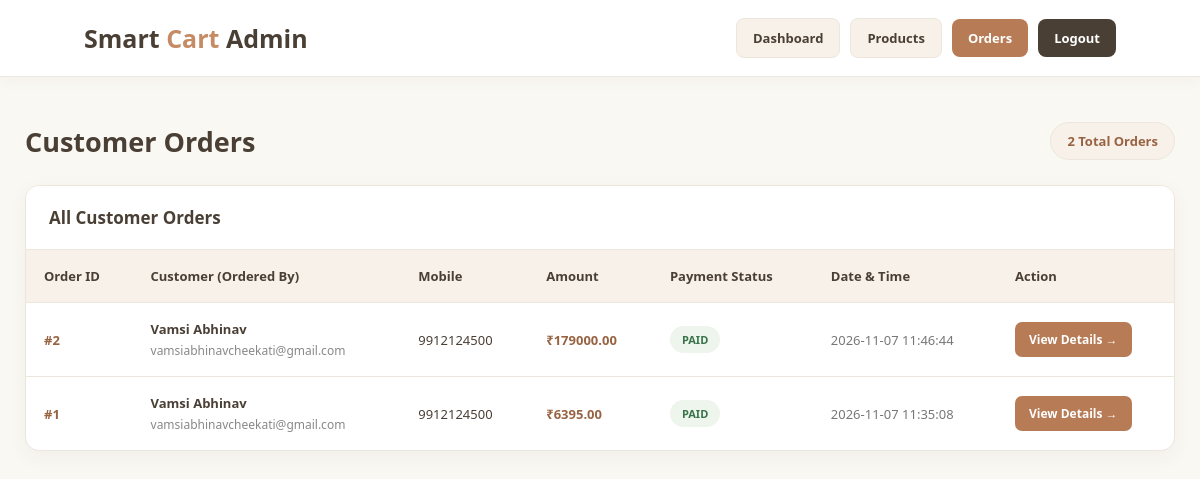
/admin/orders (signed in), run on the app's committed database.
### tables this page shows
CREATE TABLE orders (
    order_id INTEGER PRIMARY KEY AUTOINCREMENT,
    user_id INTEGER NOT NULL,
    razorpay_order_id TEXT,
    razorpay_payment_id TEXT,
    amount REAL NOT NULL,
    payment_status TEXT NOT NULL,
    full_name TEXT NOT NULL,
    mobile TEXT NOT NULL,
    delivery_address TEXT NOT NULL,
    pincode TEXT NOT NULL,
    created_at TIMESTAMP DEFAULT CURRENT_TIMESTAMP,
    FOREIGN KEY (user_id) REFERENCES users(id)
);

CREATE TABLE users (
   id INTEGER PRIMARY KEY AUTOINCREMENT,
   name TEXT UNIQUE NOT NULL,
   email TEXT NOT NULL,
   password TEXT NOT NULL
);

### app.py (the view)
@app.route('/admin/orders')
def admin_orders():
    if 'admin_id' not in session:
        flash("Please login first!", "danger")
        return redirect('/admin-login')
    conn = get_db_connection()
    cursor = conn.cursor()
    cursor.execute("""
        SELECT
            o.order_id,
            o.razorpay_order_id,
            o.razorpay_payment_id,
            o.amount,
            o.payment_status,
            o.full_name,
            o.mobile,
            o.delivery_address,
            o.pincode,
            o.created_at,
            u.email AS user_email,
            u.name AS user_registered_name
        FROM orders o
        LEFT JOIN users u ON o.user_id = u.id
        ORDER BY o.order_id DESC
    """)
    orders = cursor.fetchall()
    cursor.close()
    conn.close()
    return render_template("admin/orders.html", orders=orders)

### app.py (called while the page is built)
def get_db_connection():
    conn = sqlite3.connect('notes.db')
    conn.row_factory = sqlite3.Row
    return conn

### templates/admin/orders.html (shortened to what this page needs)
<!DOCTYPE html>
<html lang="en">
<head>
</head>
<body>
    <nav class="navbar">
        <a class="logo" href="/admin-dashboard">
            Smart <span>Cart</span> Admin
        </a>
        <div class="nav-links">
            <a href="/admin-dashboard" class="nav-btn nav-normal">
                Dashboard
            </a>
            <a href="/admin/item-list" class="nav-btn nav-normal">
                Products
            </a>
            <a href="/admin/orders" class="nav-btn nav-active">
                Orders
            </a>
            <a href="/admin-logout" class="nav-btn logout-btn">
                Logout
            </a>
        </div>
    </nav>
    <main class="container">
        <div class="page-heading">
            <h2>Customer Orders</h2>
            <span class="order-count">
                {{ orders|length }} Total Orders
            </span>
        </div>
        <div class="orders-card">
            <div class="card-heading">
                All Customer Orders
            </div>
            <div class="table-wrapper">
                <table>
                    <thead>
                        <tr>
                            <th>Order ID</th>
                            <th>Customer (Ordered By)</th>
                            <th>Mobile</th>
                            <th>Amount</th>
                            <th>Payment Status</th>
                            <th>Date & Time</th>
                            <th>Action</th>
                        </tr>
                    </thead>
                    <tbody>
                        {% for order in orders %}
                        <tr>
                            <td class="order-id">
                                #{{ order.order_id }}
                            </td>
                            <td>
                                <div class="customer-name">
                                    {{ order.full_name }}
                                </div>
                                <div class="customer-email">
                                    {{ order.user_email }}
                                </div>
                            </td>
                            <td>
                                {{ order.mobile }}
                            </td>
                            <td class="amount">
                                ₹{{ "%.2f"|format(order.amount) }}
                            </td>
                            <td>
                                <span class="payment-status">
                                    {{ order.payment_status|upper }}
                                </span>
                            </td>
                            <td class="date">
                                {{ order.created_at }}
                            </td>
                            <td>
                                <a href="/admin/order/{{ order.order_id }}"
                                   class="view-btn">
                                    View Details →
                                </a>
                            </td>
                        </tr>
                        {% endfor %}
                    </tbody>
                </table>
            </div>
        </div>
    </main>
</body>
</html>

### templates/admin/orders.html (style rules this page uses)
* { margin: 0; padding: 0; box-sizing: border-box; font-family: 'Segoe UI', sans-serif; }
body { min-height: 100vh; background: #FAF8F3; color: #4A3F35; }
.navbar { background: #FFFFFF; padding: 18px 7%; display: flex; justify-content: space-between; align-items: center; border-bottom: 1px solid #EDE6DC; box-shadow: 0 3px 15px rgba(80, 60, 40, 0.04); gap: 20px; }
.logo { font-size: 25px; font-weight: 800; color: #4A3F35; text-decoration: none; white-space: nowrap; }
.logo span { color: #C58B65; }
.nav-links { display: flex; align-items: center; gap: 10px; flex-wrap: wrap; }
.nav-btn { text-decoration: none; padding: 10px 16px; border-radius: 8px; font-size: 13px; font-weight: 600; transition: 0.3s; }
.nav-normal { background: #F8F1EA; color: #4A3F35; border: 1px solid #EDE6DC; }
.nav-active { background: #B77B55; color: #FFFFFF; }
.logout-btn { background: #4A3F35; color: #FFFFFF; }
.container { max-width: 1250px; margin: 45px auto; padding: 0 25px; }
.page-heading { display: flex; justify-content: space-between; align-items: center; gap: 15px; margin-bottom: 25px; }
.page-heading h2 { font-size: 27px; font-weight: 750; }
.order-count { background: #F8F1EA; color: #986342; border: 1px solid #EDE6DC; padding: 9px 16px; border-radius: 30px; font-size: 13px; font-weight: 700; white-space: nowrap; }
.orders-card { background: #FFFFFF; border: 1px solid #EDE6DC; border-radius: 14px; box-shadow: 0 6px 20px rgba(80, 60, 40, 0.05); overflow: hidden; }
.card-heading { padding: 20px 23px; background: #FFFFFF; border-bottom: 1px solid #EDE6DC; font-size: 17px; font-weight: 700; }
.table-wrapper { width: 100%; overflow-x: auto; }
table { width: 100%; min-width: 950px; border-collapse: collapse; }
thead { background: #F8F1EA; }
th { color: #4A3F35; font-size: 13px; font-weight: 700; white-space: nowrap; }
th, td { padding: 17px 18px; text-align: left; border-bottom: 1px solid #EDE6DC; font-size: 13px; }
tbody tr { transition: background 0.2s; }
tbody tr:last-child td { border-bottom: none; }
.order-id { color: #986342; font-weight: 750; }
.customer-name { font-weight: 700; margin-bottom: 4px; }
.customer-email { color: #888888; font-size: 12px; overflow-wrap: anywhere; }
.amount { color: #986342; font-weight: 750; white-space: nowrap; }
.payment-status { display: inline-block; padding: 6px 12px; border-radius: 30px; background: #EEF5EC; color: #39734B; font-size: 11px; font-weight: 750; white-space: nowrap; }
.date { white-space: nowrap; color: #777777; }
.view-btn { display: inline-block; padding: 9px 14px; background: #B77B55; color: #FFFFFF; text-decoration: none; border-radius: 7px; font-size: 12px; font-weight: 650; white-space: nowrap; transition: 0.3s; }

### data on the page
orders: order_id "2", full_name "Vamsi Abhinav", user_email "vamsiabhinavcheekati@gmail.com", mobile "9912124500", amount "179000.00", payment_status "PAID", created_at "2026-11-07 11:46:44"
orders: order_id "1", full_name "Vamsi Abhinav", user_email "vamsiabhinavcheekati@gmail.com", mobile "9912124500", amount "6395.00", payment_status "PAID", created_at "2026-11-07 11:35:08"

### other printed values
{{ orders|length }} "2"
